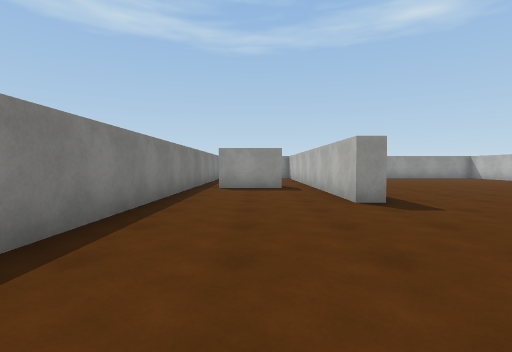
view 1 (above)

18 first-person views from a walk through a Unity game level. The camera is 1.2 m above the floor, tilts 2° down and sees 85° across. The floor is counted in squares, 2 m on a side. Each view is taken from the middle of a square. On the plan, view 1 faces up. The plan holds only what a view shows up to about 9 squares ahead; the rest is blank. The player character is not drawn. Surface patterns are stand-ins for the level's own textures.

view 2
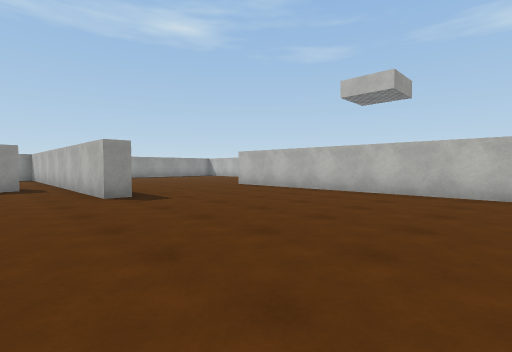

view 3
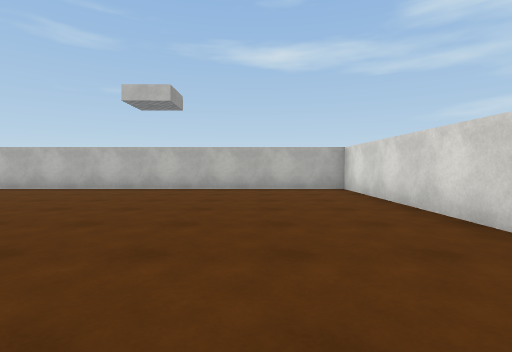

view 4
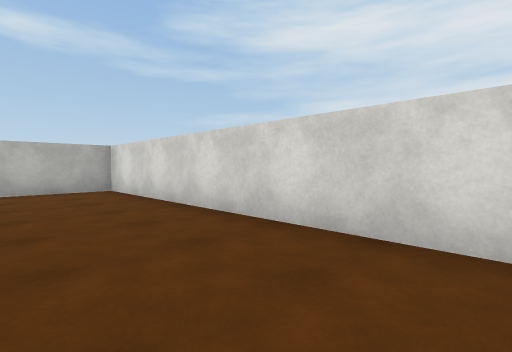

view 5
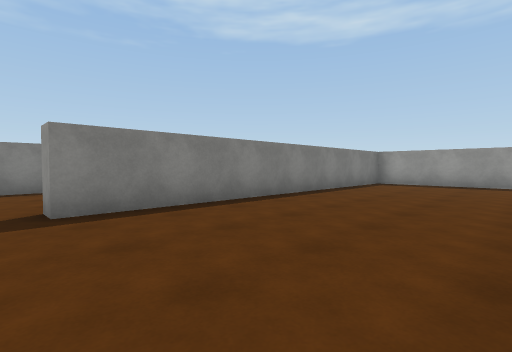

view 6
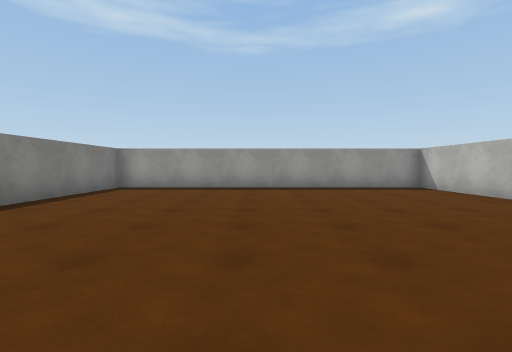

view 7
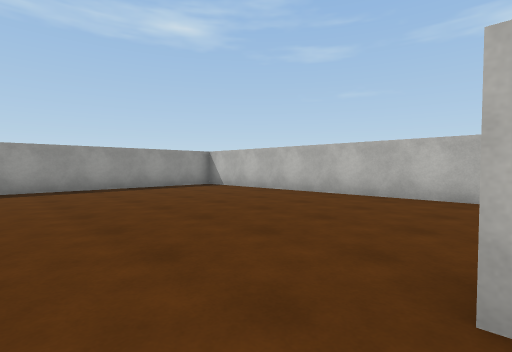

view 8
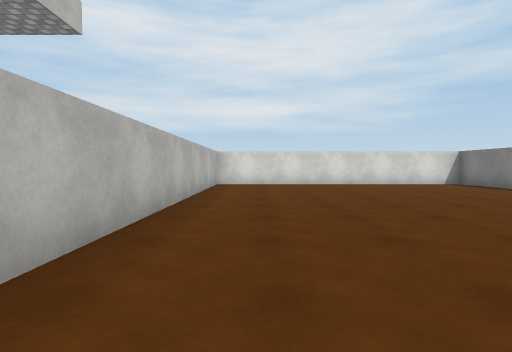

view 9
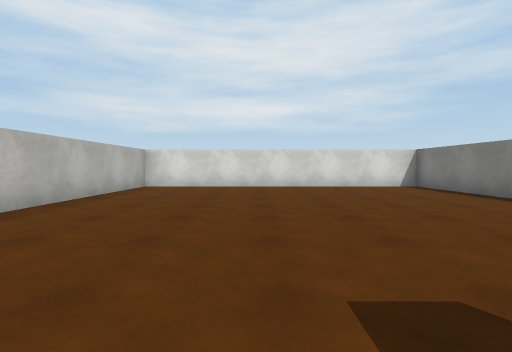

view 10
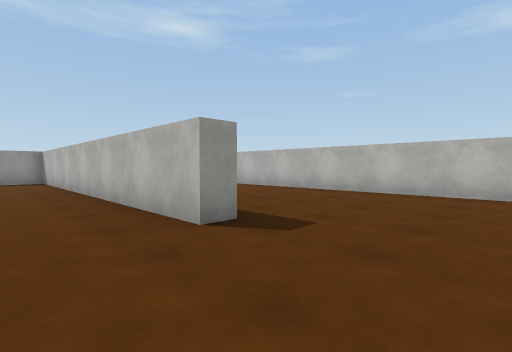

view 11
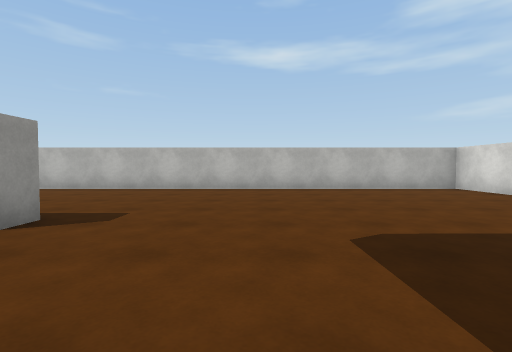

view 12
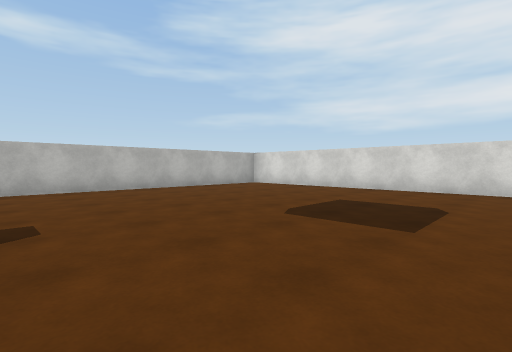

view 13
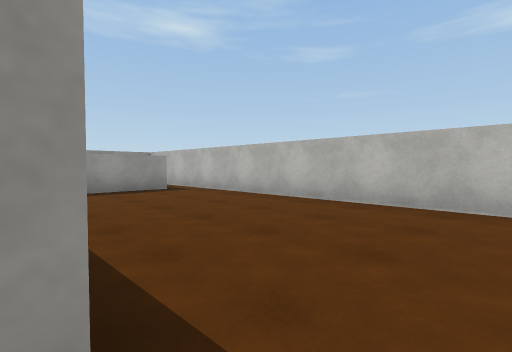

view 14
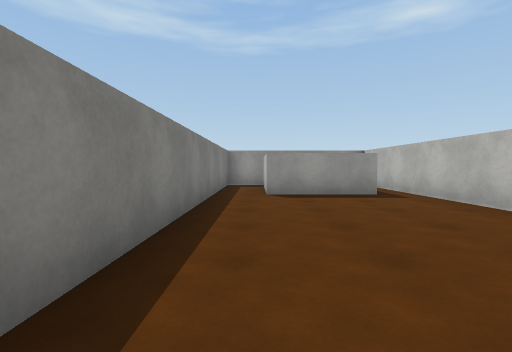

view 15
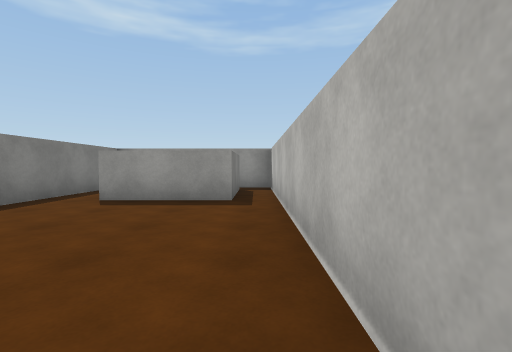

view 16
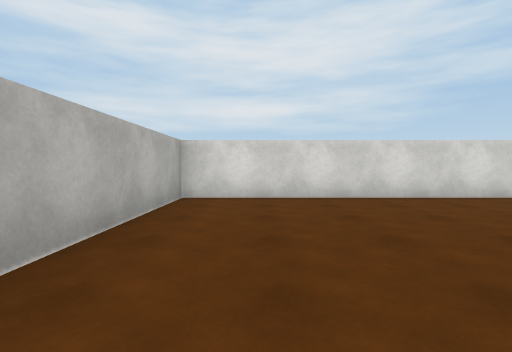

view 17
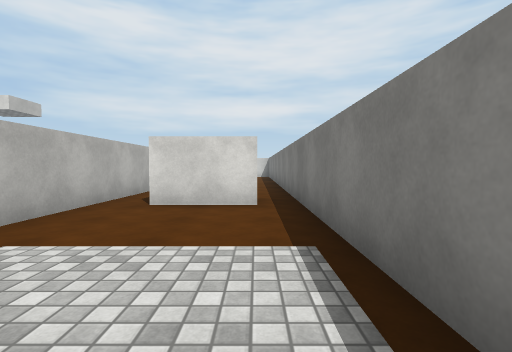

view 18
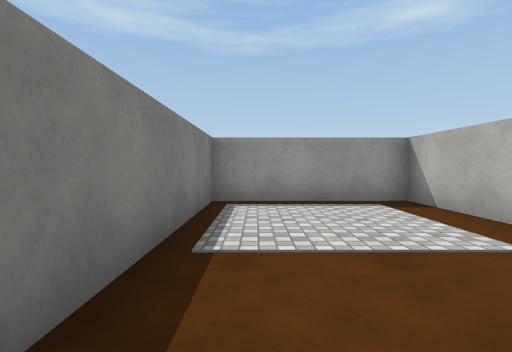

### Floor plan
Points are (right, up) in squares from view 1. A wall is a line through its corners. A room is listed if a view was taken in it or the views show most of it. See-through windows are left out.
Room 1 (views 1, 2, 3, 4, 5, 6, 7, 8, 9)
walls: (0.8, 7.7) (-1.1, 7.7); (-1.7, 8.1) (-1.7, 1.9); (10.6, 7.6) (10.6, 13.8) (2.1, 13.8) (2.1, 4.6) (1.6, 4.6) (1.6, 8.5); (-1.7, -0.1) (-1.7, -3.3) (6.3, -3.3) (6.3, 6.2)
ways out: opening at (9, 6.7) to room 2; opening at (1, 8) to room 3
Room 2 (views 10, 11, 12, 13, 14, 15, 16)
walls: (11.1, 4.4) (10.6, 4.4) (10.6, 7.6); (8.2, -3.3) (15.4, -3.3) (15.4, 13.8) (14.5, 13.8); (14.6, 11.5) (14.6, 10.9) (12.1, 10.9); (12.2, 13.8) (11.1, 13.8) (11.1, 5.9)
ways out: opening at (9, 6.7) to room 1
Room 3 (views 17, 18)
walls: (1.6, 11.9) (1.6, 13.8) (-1.7, 13.8) (-1.7, 8.1); (-1.1, 8.5) (0.8, 8.5); (1.6, 8.5) (1.6, 10.2)
ways out: opening at (1, 8) to room 1

Where each view was taken, in squares from view 1:
view 1: 0 up, 0 right, facing up
view 2: 1 down, 0 right, facing up-right
view 3: 1 down, 1 left, facing right
view 4: 1 down, 1 left, facing down-right
view 5: 4 up, 6 right, facing up-left
view 6: 6 up, 6 right, facing up
view 7: 6 up, 5 right, facing up-right
view 8: 6 up, 5 right, facing down
view 9: 5 up, 3 right, facing down
view 10: 2 up, 9 right, facing up-right
view 11: 2 up, 8 right, facing right
view 12: 4 up, 8 right, facing down-right
view 13: 4 up, 11 right, facing up-right
view 14: 5 up, 12 right, facing up
view 15: 6 up, 15 right, facing up
view 16: 2 up, 14 right, facing down
view 17: 13 up, 1 left, facing down
view 18: 9 up, 1 left, facing up
